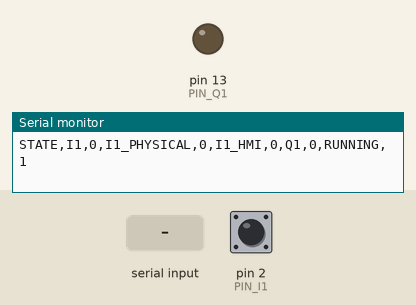
Bench run of a sketch on a simulated Arduino Uno, built with avr-gcc and run on an emulated ATmega328P. On the bench: output pins drawn as LEDs (lit = HIGH), the last lines printed to the serial monitor. Inputs (shaded band) come from the test bench; at power-on: pin 2 (PIN_I1) HIGH.

Above: at 1.2 s.
1.3 s: pin 2 (PIN_I1) pulled LOW for 0.15 s
At 1.37 s:
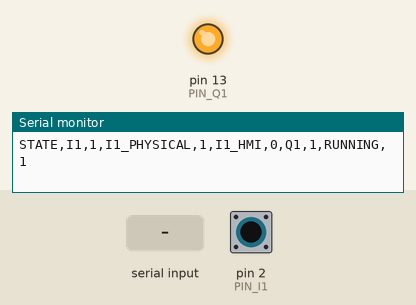
4.4 s: "SET,I1,90\n" received over Serial
At 5.2 s:
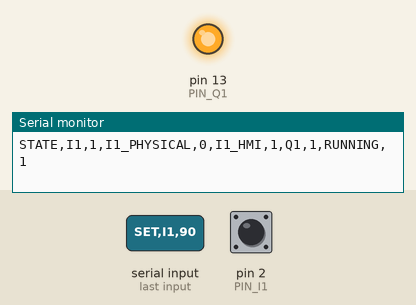
5.9 s: "STOP\n" received over Serial
At 6.3 s:
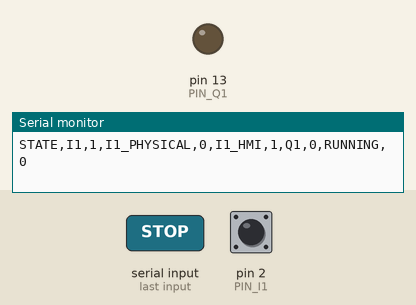
Timing chart, 0 to 8.4 s (numbered marks = the images above; inputs shaded):
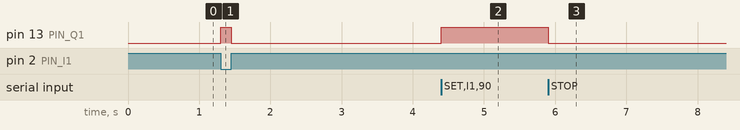

Measured:
- after the input at 1.3 s, pin 13 (PIN_Q1): LOW → HIGH at once, → LOW 0.15 s later
- after the input at 4.4 s, pin 13 (PIN_Q1): LOW → HIGH at once
- after the input at 5.9 s, pin 13 (PIN_Q1): HIGH → LOW at once

The sketch:

PRUEBA_START_FISICO_O_HMI_V17.ino
```cpp
/*
  SimuPLC HMI V17 - Prueba funcional START NO independiente

  I1 física: D2 con INPUT_PULLUP, pulsador NO entre D2 y GND.
  I1 HMI: comandos SET,I1,1 y SET,I1,0.
  Combinación: I1 = I1_FISICA || I1_HMI.

  Resultado:
  - Pulsador físico solo: activa Q1.
  - Pulsador HMI solo: activa Q1.
  - No es necesario pulsar ambos.

  Q1: LED integrado D13, activo en HIGH.
*/

const byte PIN_I1 = 2;
const byte PIN_Q1 = 13;
const unsigned long STATE_PERIOD_MS = 120;

bool I1_FISICA = false;
bool I1_HMI = false;
bool I1 = false;
bool Q1 = false;
bool RUNNING = true;

String rxLine;
unsigned long lastStateMs = 0;

void updateLogic() {
  I1_FISICA = digitalRead(PIN_I1) == LOW;
  I1 = I1_FISICA || I1_HMI;  // NO: cualquiera de las dos fuentes activa.
  Q1 = RUNNING && I1;
  digitalWrite(PIN_Q1, Q1 ? HIGH : LOW);
}

void sendState() {
  Serial.print(F("STATE,I1,"));
  Serial.print(I1 ? 1 : 0);
  Serial.print(F(",I1_PHYSICAL,"));
  Serial.print(I1_FISICA ? 1 : 0);
  Serial.print(F(",I1_HMI,"));
  Serial.print(I1_HMI ? 1 : 0);
  Serial.print(F(",Q1,"));
  Serial.print(Q1 ? 1 : 0);
  Serial.print(F(",RUNNING,"));
  Serial.println(RUNNING ? 1 : 0);
}

void processCommand(String command) {
  command.trim();
  if (!command.length()) return;

  if (command.startsWith("HELLO")) {
    Serial.println(F("OK,SIMUPLC,READY_CODE_V17,1"));
    updateLogic();
    sendState();
    return;
  }
  if (command == "PING") {
    Serial.println(F("PONG"));
    return;
  }
  if (command == "GET_STATE") {
    updateLogic();
    sendState();
    return;
  }
  if (command == "RUN" || command == "RUN,1") {
    RUNNING = true;
    updateLogic();
    sendState();
    return;
  }
  if (command == "STOP" || command == "RUN,0") {
    RUNNING = false;
    updateLogic();
    sendState();
    return;
  }
  if (command.startsWith("SET,I1,")) {
    I1_HMI = command.substring(7).toInt() != 0;
    updateLogic();
    sendState();
  }
}

void readSerial() {
  while (Serial.available()) {
    const char c = (char)Serial.read();
    if (c == '\n') {
      processCommand(rxLine);
      rxLine = "";
    } else if (c != '\r' && rxLine.length() < 80) {
      rxLine += c;
    }
  }
}

void setup() {
  Serial.begin(115200);
  pinMode(PIN_I1, INPUT_PULLUP);
  pinMode(PIN_Q1, OUTPUT);
  updateLogic();
}

void loop() {
  readSerial();
  updateLogic();

  const unsigned long now = millis();
  if (now - lastStateMs >= STATE_PERIOD_MS) {
    lastStateMs = now;
    sendState();
  }
}
```
